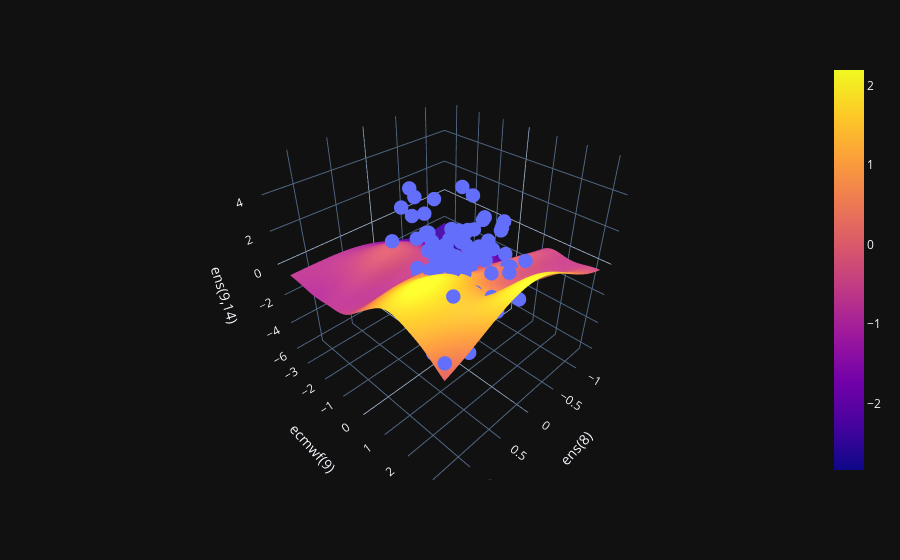

Notebook cell for this chart:
### Code cell
fig = px.scatter_3d(df, x='ens(8)', y='ecmwf(9)', z='ens(9,14)')
fig.update_traces(marker=dict(size=5))
fig.add_traces(go.Surface(x=xrange, y=yrange, z=pred, name='pred_surface'))
fig.show()

### Figure 1 — Plotly figure (JSON) as saved in the notebook; plotly's stock layout.template omitted (floating-point values rounded to 4 significant figures; data arrays with more than 128 entries replaced by an {"elided": "..."} marker saying what was removed)
{"data": [{"hovertemplate": "ens(8)=%{x}<br>ecmwf(9)=%{y}<br>ens(9,14)=%{z}<extra></extra>", "legendgroup": "", "marker": {"color": "#636efa", "symbol": "circle", "size": 5}, "mode": "markers", "name": "", "scene": "scene", "showlegend": false, "x": {"elided": "182 float values"}, "y": {"elided": "182 float values"}, "z": {"elided": "182 float values"}, "type": "scatter3d"}, {"name": "pred_surface", "x": {"elided": "129 float values"}, "y": {"elided": "331 float values"}, "z": {"elided": "331x129 float values"}, "type": "surface"}], "layout": {"scene": {"domain": {"x": [0.0, 1.0], "y": [0.0, 1.0]}, "xaxis": {"title": {"text": "ens(8)"}}, "yaxis": {"title": {"text": "ecmwf(9)"}}, "zaxis": {"title": {"text": "ens(9,14)"}}}, "legend": {"tracegroupgap": 0}, "margin": {"t": 60}}}
